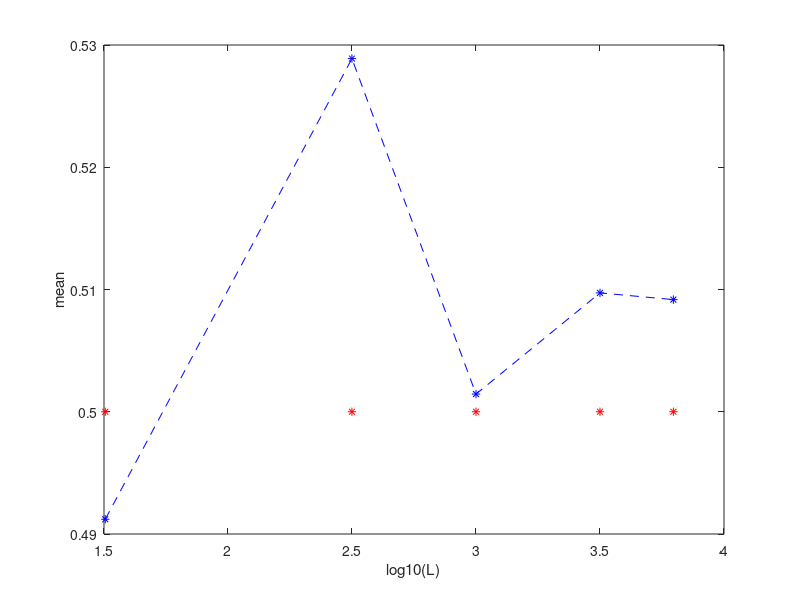
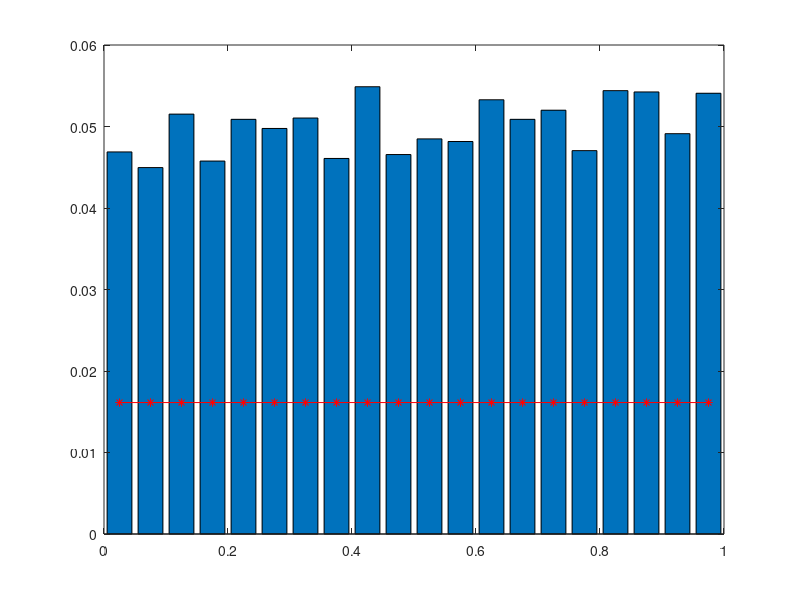
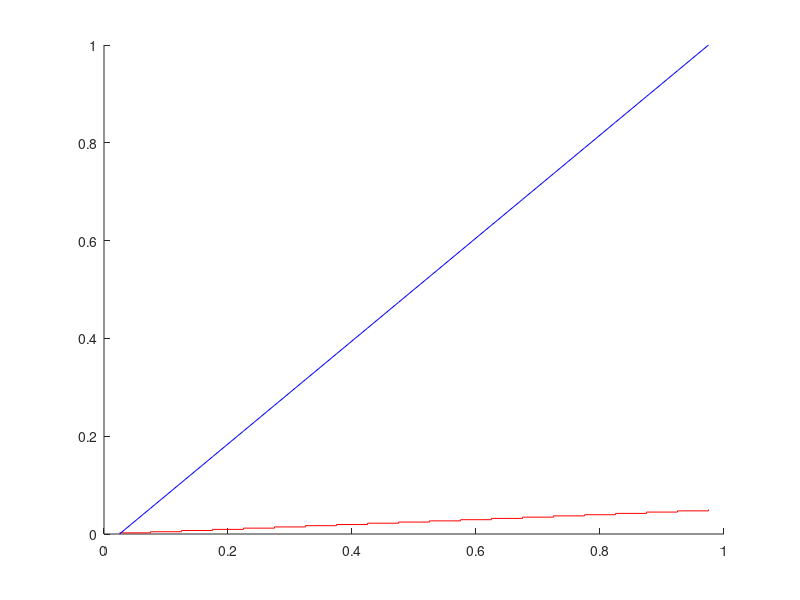

Recreate these plots in MATLAB, in order.
clc
clear all
close all
M = 6250;
m_rand = rand(1,M);

%1 test
k =14;
m = m_rand(20:20+k-1)

%2test
min_rand = min(m_rand)
max_rand = max(m_rand)

%3test
mean_rand = mean(m_rand)
mean_t = 1/2

%4test
L = [32 316 1000 3162 6250];
x = log10(L);
y1 = m_rand(1:32);
y2 = m_rand(1:316);
y3 = m_rand(1:1000);
y4 = m_rand(1:3162);
y5 = m_rand;
y1 = mean(y1);
y2 = mean(y2);
y3 = mean(y3);
y4 = mean(y4);
y5 = mean(y5);
y = [y1 y2 y3 y4 y5];
z = 1/2;
plot(x, y, "b*--")
xlabel('log10(L)')
ylabel('mean')
hold on
plot(x, z, "r*")
hold off

%5 test
std_m = std(m_rand)
std_t = sqrt(1/12)

%6 test
n = 20;
d = 1/n;
c = d/2:d:1-d/2;
figure
h = hist(m_rand, c);
h_norm = h/length(m_rand);
bar(c, h_norm)

f_teor = unifpdf(h, min(h), max(h));
hold on
plot(c, f_teor, "r*-")
hold off

%7 test
figure
hist_cum = cumsum(h_norm)*d;
f_theory = unifcdf(c, min(c), max(c));
hold on
stairs(c, hist_cum, "r");
plot(c,f_theory, "b");
hold off



